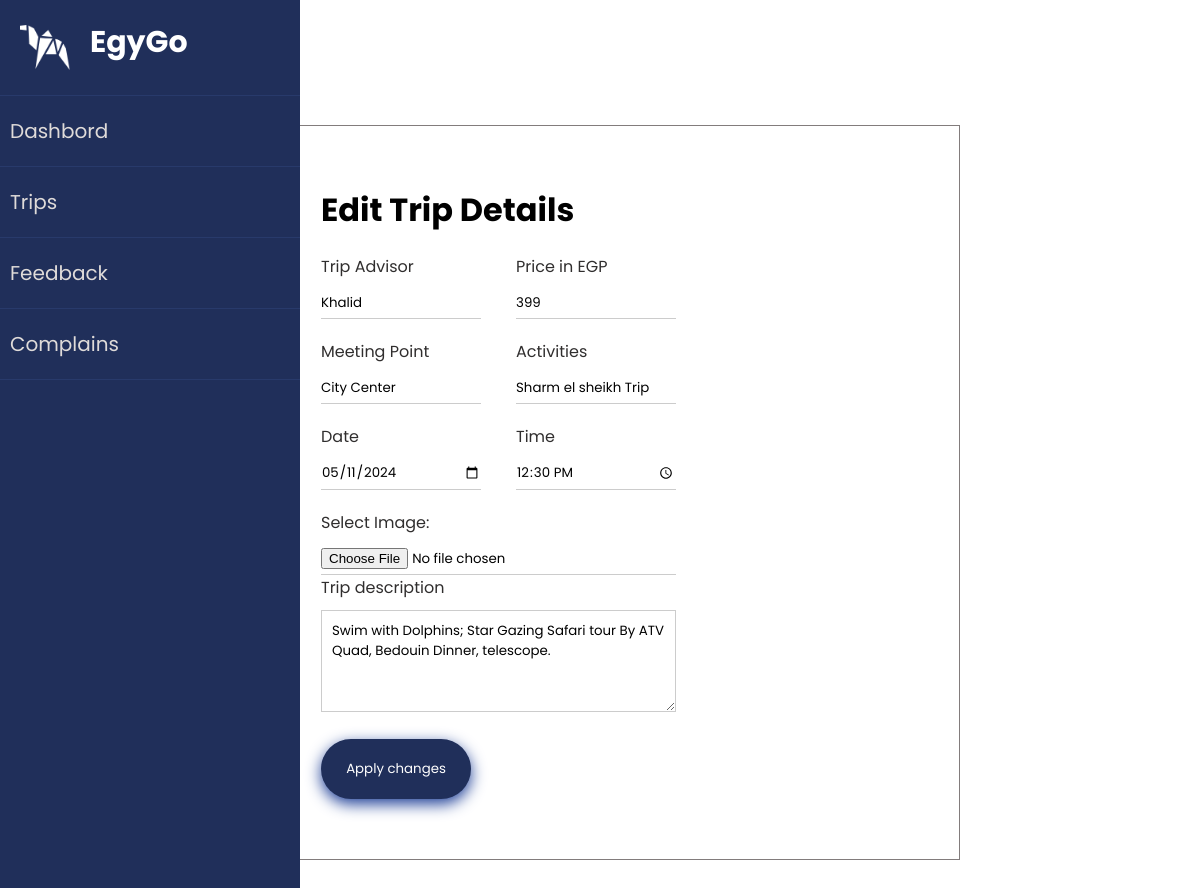
/admin/EditTrip.php?Trip_ID=2, run on the app's committed database.
### tables this page shows
CREATE TABLE IF NOT EXISTS `trip` (
  `Trip_ID` int NOT NULL AUTO_INCREMENT,
  `Trip_advisor` varchar(50) NOT NULL,
  `Trip_Title` varchar(50) NOT NULL,
  `Meeting_Point` varchar(50) NOT NULL,
  `Trip_Date` date NOT NULL,
  `Meeting_Time` varchar(50) NOT NULL,
  `Price` float NOT NULL,
  `adminID` int NOT NULL,
  `Trip_description` varchar(1000) NOT NULL,
  `Image` varchar(50) NOT NULL,
  PRIMARY KEY (`Trip_ID`),
  KEY `admin_fk` (`adminID`)
);

### admin/EditTrip.php (the view, shortened to what this page needs)
<!DOCTYPE html>
<html lang="en">
<head>
    <link rel="stylesheet" href="../includes/form.css">
    <link rel="stylesheet" href="../includes/Admin.css">
</head>
<body>
    <?php include '../includes/headerAdmin.php'; ?>
    <?php
    include('connect.php');
    $Trip_ID = $_GET['Trip_ID'];
    $sql = "SELECT * FROM trip WHERE Trip_ID = $Trip_ID ";
    $result = mysqli_query($con, $sql);
    $row = mysqli_fetch_assoc($result);
    $Trip_advisor = $row['Trip_advisor'];
    $Trip_Title = $row['Trip_Title'];
    $Meeting_Point = $row['Meeting_Point'];
    $Trip_Date = $row['Trip_Date'];
    $Meeting_Time = $row['Meeting_Time'];
    $Price = $row['Price'];
    $description = $row['Trip_description'];
    ?>
    <div class="container-form">
        <div class="contact-box">
            <div id="contact-left">
                <h1>Edit Trip Details</h1>
                <form name="TripForm" onsubmit="return(validateTripForm())" method="POST" enctype="multipart/form-data">
                    <div class="input-row">
                        <div class="input-group">
                            <label>Trip Advisor</label>
                            <input type="text" name="newTripAdvisor" id="newTripAdvisor" placeholder="new trip advisor name" value="<?php echo $Trip_advisor; ?>">
                        </div>
                        <div class="input-group">
                            <label>Price in EGP</label>
                            <input type="text" name="newPrice" id="newPrice" placeholder="new trip price" value="<?php echo $Price; ?>">
                        </div>
                    </div>
                    <div class="input-row">
                        <div class="input-group">
                            <label>Meeting Point</label>
                            <input type="text" name="newMeetingPoint" id="newMeetingPoint" placeholder="new meeting point" value="<?php echo $Meeting_Point; ?>">
                        </div>
                        <div class="input-group">
                            <label>Activities</label>
                            <input type="text" name="newActivities" id="newActivities" placeholder=" new activities" value="<?php echo $Trip_Title; ?>">
                        </div>
                    </div>
                    <div class="input-row">
                        <div class="input-group">
                            <label>Date</label>
                            <input type="date" name="newDate" id="newDate" placeholder="new trip date" value="<?php echo $Trip_Date; ?>">
                        </div>
                        <div class="input-group">
                            <label>Time</label>
                            <input type="time" name="newTime" id="newTime" placeholder="new trip time" value="<?php echo $Meeting_Time; ?>">
                        </div>
                    </div>
                    <div class="input-group">
                        <label for="image">Select Image:</label>
                        <input type="file" id="image" name="image" accept="image/*">
                    </div>
                    <div class="input-group">
                        <label>Trip description</label>
                        <textarea id="description" name="description" rows="4" cols="50" placeholder="Enter description here..."><?php echo $description; ?></textarea>
                    </div>
                    <button type="submit"> Apply changes</button>
                </form>
            </div>
        </div>
    </div>
</body>
</html>

### includes/form.css (style rules this page uses)
* { font-family: poppins; }
body { background: white ; font-size: 16px; }
.container-form { padding: 20px; width: 60%; margin: 100px auto; border: 0.1px solid #827c7c; }
.contact-box { background: #ffffff; display: flex; }
#contact-left { flex-basis: 70%; padding: 40px 60px; background: #ffffff; }
h1 { margin-bottom: 10px; }
.input-row { margin-top: 20px; display: flex; justify-content: space-between; margin-bottom: 20px; }
.input-row .input-group { flex-basis: 45%; }
input, select { width: 100%; border: none; border-bottom: 1px solid #ccc; outline: none; padding-bottom: 5px; }
textarea { width: 100%; border: 1px solid #ccc; outline: none; padding: 10px; box-sizing: border-box; }
label { margin-bottom: 10px; display: block; color: #302e2e; }
button { background: #202F5A; width: 150px; border: none; outline: none; color: white; height: 60px; border-radius: 30px; margin-top: 20px; box-shadow: 0px 5px 15px 0px #1d3e96; }

### data on the page
trip: newTripAdvisor "Khalid", newPrice "399", newMeetingPoint "City Center", newActivities "Sharm el sheikh Trip", newDate "05/11/2024", newTime "12:30", description "Swim with Dolphins; Star Gazing Safari tour By ATV Quad, Bedouin Dinner, telescope."
